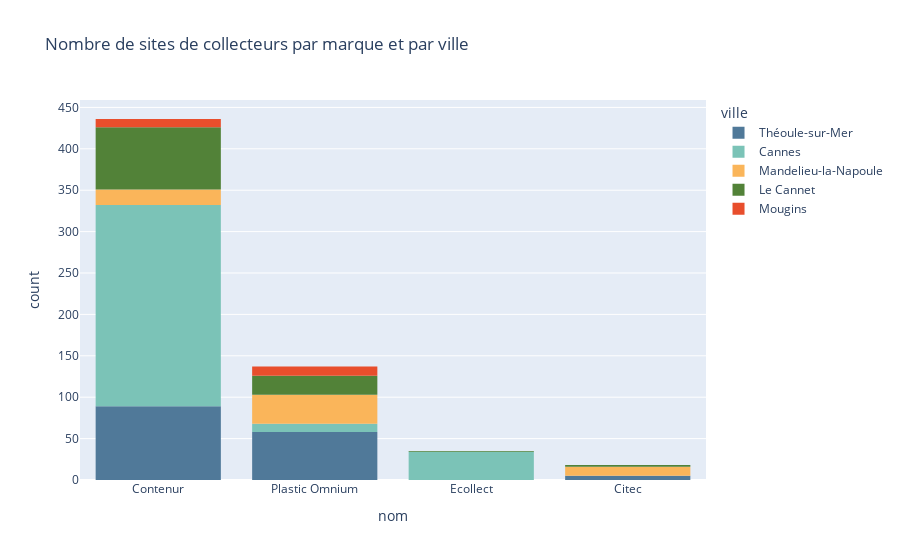

Notebook source saved alongside this figure:
### Code cell
fig = px.histogram(dataCollecteurs, x="nom", color="ville", color_discrete_map=dictVillesCouleurs, width=900, title="Nombre de sites de collecteurs par marque et par ville")
fig.update_xaxes(categoryorder="total descending")

### Figure 1 — Plotly figure (JSON) as saved in the notebook; plotly's stock layout.template omitted (floating-point values rounded to 4 significant figures; data arrays with more than 128 entries replaced by an {"elided": "..."} marker saying what was removed)
{"data": [{"alignmentgroup": "True", "bingroup": "x", "hovertemplate": "ville=Théoule-sur-Mer<br>nom=%{x}<br>count=%{y}<extra></extra>", "legendgroup": "Théoule-sur-Mer", "marker": {"color": "#507999"}, "name": "Théoule-sur-Mer", "offsetgroup": "Théoule-sur-Mer", "orientation": "v", "showlegend": true, "type": "histogram", "x": {"elided": "160 str values"}, "xaxis": "x", "yaxis": "y"}, {"alignmentgroup": "True", "bingroup": "x", "hovertemplate": "ville=Cannes<br>nom=%{x}<br>count=%{y}<extra></extra>", "legendgroup": "Cannes", "marker": {"color": "#7bc3b7"}, "name": "Cannes", "offsetgroup": "Cannes", "orientation": "v", "showlegend": true, "type": "histogram", "x": {"elided": "470 str values"}, "xaxis": "x", "yaxis": "y"}, {"alignmentgroup": "True", "bingroup": "x", "hovertemplate": "ville=Mandelieu-la-Napoule<br>nom=%{x}<br>count=%{y}<extra></extra>", "legendgroup": "Mandelieu-la-Napoule", "marker": {"color": "#fab55a"}, "name": "Mandelieu-la-Napoule", "offsetgroup": "Mandelieu-la-Napoule", "orientation": "v", "showlegend": true, "type": "histogram", "x": ["Plastic Omnium", "Plastic Omnium", "Plastic Omnium", "Citec", "Citec", "Contenur", "Contenur", "Citec", "Contenur", "Contenur", "Citec", "Citec", null, null, "Citec", "Contenur", "Plastic Omnium", "Contenur", "Plastic Omnium", "Citec", "Contenur", "Citec", "Contenur", "Contenur", "Contenur", "Plastic Omnium", "Contenur", "Contenur", null, null, "Plastic Omnium", null, null, "Contenur", "Citec", "Plastic Omnium", "Citec", null, null, "Plastic Omnium", null, null, "Plastic Omnium", null, "Plastic Omnium", null, "Plastic Omnium", "Plastic Omnium", "Plastic Omnium", null, null, "Plastic Omnium", "Plastic Omnium", "Plastic Omnium", null, null, "Plastic Omnium", null, null, null, "Plastic Omnium", null, null, "Plastic Omnium", "Contenur", "Contenur", "Contenur", "Plastic Omnium", null, "Contenur", "Contenur", null, null, null, "Contenur", null, "Plastic Omnium", null, null, "Plastic Omnium", null, null, null, "Plastic Omnium", null, "Plastic Omnium", null, "Plastic Omnium", null, "Plastic Omnium", null, null, null, "Plastic Omnium", null, "Plastic Omnium", "Plastic Omnium", null, "Plastic Omnium", null, null, "Plastic Omnium", null, null, "Plastic Omnium", null, null, "Citec", null, "Plastic Omnium", null, "Plastic Omnium", null, null, null, null, null, null, null, null, null], "xaxis": "x", "yaxis": "y"}, {"alignmentgroup": "True", "bingroup": "x", "hovertemplate": "ville=Le Cannet<br>nom=%{x}<br>count=%{y}<extra></extra>", "legendgroup": "Le Cannet", "marker": {"color": "#528238"}, "name": "Le Cannet", "offsetgroup": "Le Cannet", "orientation": "v", "showlegend": true, "type": "histogram", "x": {"elided": "148 str values"}, "xaxis": "x", "yaxis": "y"}, {"alignmentgroup": "True", "bingroup": "x", "hovertemplate": "ville=Mougins<br>nom=%{x}<br>count=%{y}<extra></extra>", "legendgroup": "Mougins", "marker": {"color": "#e84e2c"}, "name": "Mougins", "offsetgroup": "Mougins", "orientation": "v", "showlegend": true, "type": "histogram", "x": [null, null, "Contenur", null, null, null, null, null, null, null, null, null, null, null, null, "Plastic Omnium", null, null, null, null, null, null, "Plastic Omnium", "Plastic Omnium", null, "Plastic Omnium", "Contenur", null, "Contenur", "Contenur", "Contenur", "Contenur", "Contenur", "Plastic Omnium", null, "Plastic Omnium", null, null, null, "Plastic Omnium", "Contenur", "Plastic Omnium", "Contenur", null, null, null, null, "Plastic Omnium", "Plastic Omnium", null, "Plastic Omnium", "Contenur", null, null, null, null, null, null, null, null, null, null, null, null, null, null, null, null], "xaxis": "x", "yaxis": "y"}], "layout": {"barmode": "relative", "legend": {"title": {"text": "ville"}, "tracegroupgap": 0}, "title": {"text": "Nombre de sites de collecteurs par marque et par ville"}, "width": 900, "xaxis": {"anchor": "y", "categoryorder": "total descending", "domain": [0, 1], "title": {"text": "nom"}}, "yaxis": {"anchor": "x", "domain": [0, 1], "title": {"text": "count"}}}}
